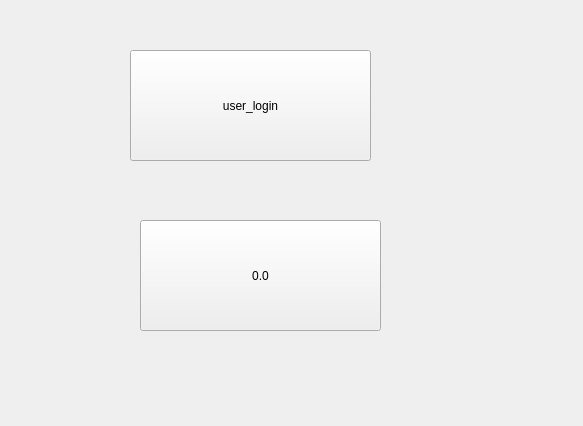
<?xml version="1.0" encoding="UTF-8"?>
<ui version="4.0">
 <class>MainWindow</class>
 <widget class="QMainWindow" name="MainWindow">
  <property name="geometry">
   <rect>
    <x>0</x>
    <y>0</y>
    <width>583</width>
    <height>426</height>
   </rect>
  </property>
  <property name="windowTitle">
   <string>MainWindow</string>
  </property>
  <widget class="QWidget" name="centralwidget">
   <widget class="QPushButton" name="btn_show_user">
    <property name="geometry">
     <rect>
      <x>130</x>
      <y>50</y>
      <width>241</width>
      <height>111</height>
     </rect>
    </property>
    <property name="text">
     <string>user_login</string>
    </property>
   </widget>
   <widget class="QPushButton" name="btn_onthing">
    <property name="geometry">
     <rect>
      <x>140</x>
      <y>220</y>
      <width>241</width>
      <height>111</height>
     </rect>
    </property>
    <property name="text">
     <string>0.0</string>
    </property>
   </widget>
  </widget>
 </widget>
 <resources/>
 <connections/>
</ui>
